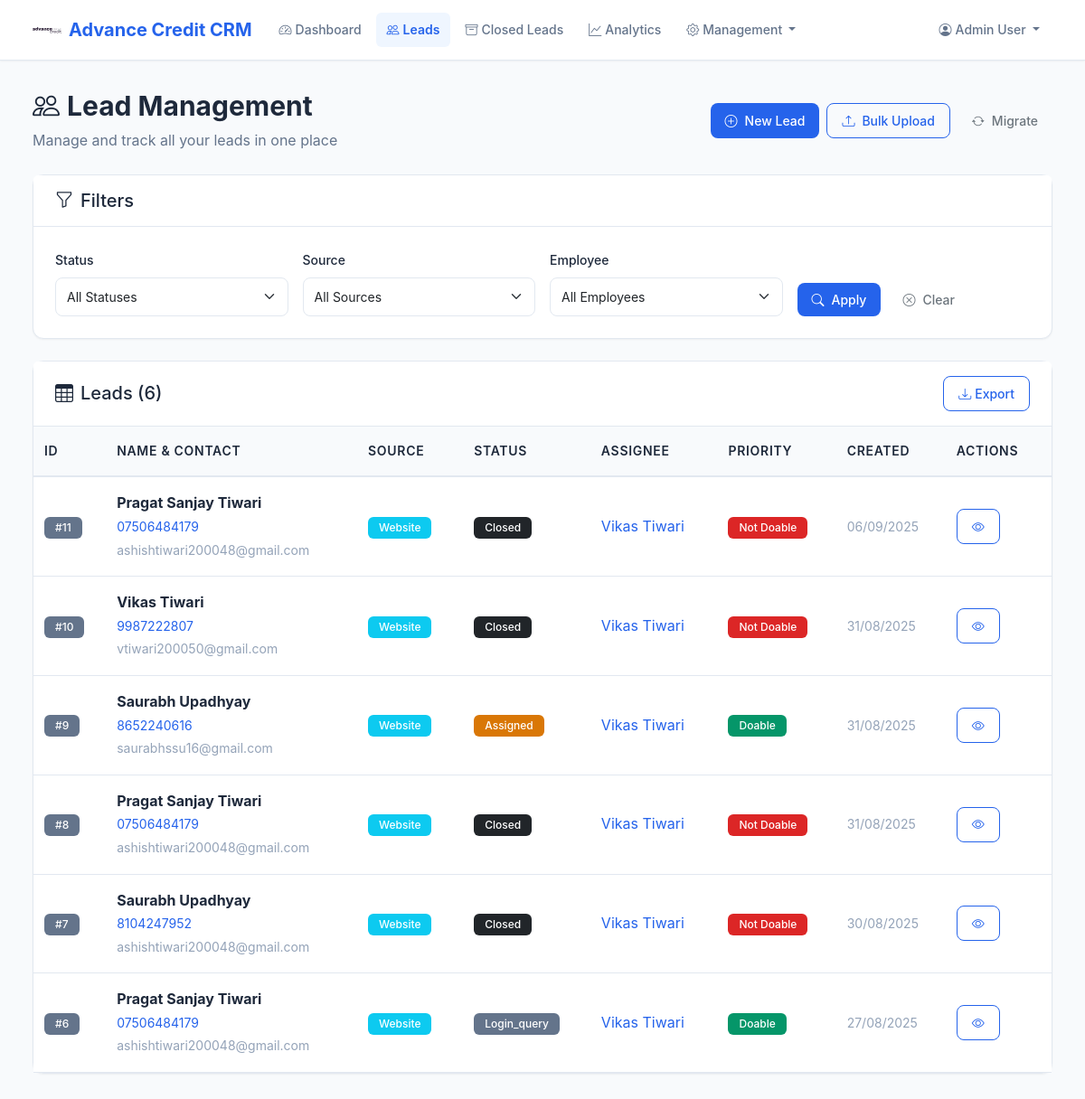
Screenshot of /crm/unified-leads (signed in) with the database file from the repository.
### src/shared/crm_models.py (models this page shows)
class User(CRMBase):
    __tablename__ = "users"
    user_id = Column(Integer, primary_key=True, index=True)
    name = Column(String(128), nullable=False)
    email = Column(String(128), unique=True, nullable=False)
    phone = Column(String(32), unique=True, nullable=False)
    password_hash = Column(String(128), nullable=False)
    role = Column(String(32), default="employee")  # 'employee', 'manager', 'admin'
    is_active = Column(Boolean, default=True)
    created_at = Column(DateTime, server_default=func.now())
    employee = relationship("Employee", back_populates="user", uselist=False)

class LeadAssignment(CRMBase):
    __tablename__ = "lead_assignments"
    assignment_id = Column(Integer, primary_key=True, index=True)
    lead_id = Column(Integer, ForeignKey("leads.lead_id"), nullable=False)  # Updated to reference unified Lead
    employee_id = Column(Integer, ForeignKey("employees.employee_id"), nullable=False)
    assigned_at = Column(DateTime, server_default=func.now())
    notes = Column(Text)
    status = Column(String(32), default="assigned")  # 'assigned', 'pd', 'login', 'login_query', 'underwriter', 'approved', 'rejected', 'closed', 'disbursed'
    is_doable = Column(Boolean, default=True)  # Flag to mark if lead is doable or not
    last_updated = Column(DateTime, server_default=func.now(), onupdate=func.now())
    assigned_by = Column(Integer, ForeignKey("employees.employee_id"), nullable=True)  # Who assigned this lead
    pd_loan_amount = Column(Float, nullable=True)  # Loan amount captured during PD stage
    approved_loan_amount = Column(Float, nullable=True)  # Loan amount when approved
    close_type = Column(String(32), nullable=True)  # 'approved', 'rejected', 'not_doable' - reason for closure
    lead = relationship("Lead", back_populates="assignments")
    employee = relationship("Employee", back_populates="assigned_leads", foreign_keys=[employee_id])
    assigned_by_employee = relationship("Employee", foreign_keys=[assigned_by])
    comments = relationship("LeadComment", back_populates="assignment", cascade="all, delete-orphan")
    disbursements = relationship("Disbursement", back_populates="assignment", cascade="all, delete-orphan")

### src/main_app/models.py (models this page shows)
class Lead(CRMBase):
    __tablename__ = "leads"
    id = Column(Integer, primary_key=True, index=True)
    name = Column(String(128), nullable=False)
    contact = Column(String(64), nullable=False)
    email = Column(String(128))
    message = Column(Text)
    source = Column(String(32))  # 'contact' or 'apply' or 'debt'
    lead_type = Column(String(64))  # 'general contact us', 'applied for loan', 'priority action required'
    created_at = Column(DateTime, server_default=func.now())

### src/crm/routes.py (the view)
@router.get("/unified-leads", response_class=HTMLResponse)
def unified_leads_list(request: Request, db: Session = Depends(get_db)):
    if not request.session.get("user_id"):
        return RedirectResponse("/crm/login", status_code=status.HTTP_302_FOUND)
    user_role = request.session.get("user_role")
    current_employee = get_current_employee(request, db)
    status_filter = request.query_params.get("status", "")
    source_filter = request.query_params.get("source", "")
    employee_filter = request.query_params.get("employee", "")
    filters = {}
    if status_filter:
        filters['status'] = status_filter
    if source_filter:
        filters['source'] = source_filter
    if employee_filter and user_role in ["admin", "manager"]:
        filters['employee_id'] = int(employee_filter)
    elif user_role == "employee" and current_employee:
        filters['employee_id'] = current_employee.employee_id
    leads = LeadService.get_all_leads(db, filters)
    for lead in leads:
        assignment = db.query(LeadAssignment).filter(LeadAssignment.lead_id == lead.lead_id).first()
        if assignment:
            lead.assignment = assignment
            employee = db.query(Employee).filter(Employee.employee_id == assignment.employee_id).first()
            if employee:
                user = db.query(User).filter(User.user_id == employee.user_id).first()
                lead.assignee_name = user.name if user else "Unknown"
            else:
                lead.assignee_name = "Unknown"
        else:
            lead.assignment = None
            lead.assignee_name = None
    employees = []
    if user_role in ["admin", "manager"]:
        employees = db.query(Employee).join(User).filter(Employee.is_active == True).all()
    return templates.TemplateResponse("unified_leads.html", {
        "request": request,
        "leads": leads,
        "employees": employees,
        "statuses": LeadService.LEAD_STATUSES,
        "current_filters": {
            "status": status_filter,
            "source": source_filter,
            "employee": employee_filter
        }
    })

### src/crm/templates/unified_leads.html (shortened to what this page needs)
{% extends "base.html" %}
{% block content %}
<div class="container-fluid">
    <div class="d-flex justify-content-between align-items-center mb-4">
        <div>
            <h1 class="page-title">
                <i class="bi bi-people me-2"></i>Lead Management
            </h1>
            <p class="page-subtitle">Manage and track all your leads in one place</p>
        </div>
        <div class="d-flex gap-2">
            <button class="btn btn-primary" data-bs-toggle="modal" data-bs-target="#createLeadModal">
                <i class="bi bi-plus-circle me-2"></i>New Lead
            </button>
            <button class="btn btn-outline-primary" data-bs-toggle="modal" data-bs-target="#bulkUploadModal">
                <i class="bi bi-upload me-2"></i>Bulk Upload
            </button>
            {% if request.session.get('user_role') == 'admin' %}
            <button class="btn btn-outline-secondary" onclick="migrateLeads()">
                <i class="bi bi-arrow-repeat me-2"></i>Migrate
            </button>
            {% endif %}
        </div>
    </div>
    <div class="card mb-4">
        <div class="card-header">
            <h5 class="mb-0">
                <i class="bi bi-funnel me-2"></i>Filters
            </h5>
        </div>
        <div class="card-body">
            <form method="GET" class="row g-3">
                <div class="col-md-3">
                    <label class="form-label">Status</label>
                    <select name="status" class="form-select">
                        <option value="">All Statuses</option>
                    </select>
                </div>
                <div class="col-md-3">
                    <label class="form-label">Source</label>
                    <select name="source" class="form-select">
                        <option value="">All Sources</option>
                    </select>
                </div>
                {% if request.session.get('user_role') in ['admin', 'manager'] %}
                <div class="col-md-3">
                    <label class="form-label">Employee</label>
                    <select name="employee" class="form-select">
                        <option value="">All Employees</option>
                    </select>
                </div>
                {% endif %}
                <div class="col-md-3 d-flex align-items-end">
                    <button type="submit" class="btn btn-primary me-2">
                        <i class="bi bi-search me-2"></i>Apply
                    </button>
                    <a href="/crm/unified-leads" class="btn btn-outline-secondary">
                        <i class="bi bi-x-circle me-2"></i>Clear
                    </a>
                </div>
            </form>
        </div>
    </div>
    <div class="card">
        <div class="card-header d-flex justify-content-between align-items-center">
            <h5 class="mb-0">
                <i class="bi bi-table me-2"></i>Leads ({{ leads|length }})
            </h5>
            <div class="d-flex gap-2">
                <button class="btn btn-sm btn-outline-primary" onclick="exportLeads()">
                    <i class="bi bi-download me-1"></i>Export
                </button>
            </div>
        </div>
        <div class="card-body p-0">
            <div class="table-responsive">
                <table class="table table-hover mb-0">
                    <thead>
                        <tr>
                            <th style="width: 60px;">ID</th>
                            <th style="width: 200px;">Name & Contact</th>
                            <th style="width: 100px;">Source</th>
                            <th style="width: 120px;">Status</th>
                            <th style="width: 120px;">Assignee</th>
                            <th style="width: 100px;">Priority</th>
                            <th style="width: 100px;">Created</th>
                            <th style="width: 100px;">Actions</th>
                        </tr>
                    </thead>
                    <tbody>
                        {% for lead in leads %}
                        <tr data-lead-id="{{ lead.lead_id }}" {% if lead.assignment %}data-assignment-id="{{ lead.assignment.assignment_id }}" data-assignment-status="{{ lead.assignment.status }}"{% endif %}>
                            <td>
                                <span class="badge bg-secondary">#{{ lead.lead_id }}</span>
                            </td>
                            <td>
                                <div>
                                    <strong>{{ lead.name }}</strong>
                                    <br><small class="text-primary">{{ lead.contact }}</small>
                                    {% if lead.email %}
                                    <br><small class="text-muted">{{ lead.email }}</small>
                                    {% endif %}
                                </div>
                            </td>
                            <td>
                                <span class="badge bg-info">{{ lead.source|title }}</span>
                            </td>
                            <td>
                                {% if lead.assignment %}
                                    {% set status_colors = {
                                        'assigned': 'bg-warning',
                                        'pd': 'bg-info',
                                        'login': 'bg-primary',
                                        'login_query': 'bg-secondary',
                                        'approved': 'bg-success',
                                        'disbursed': 'bg-success',
                                        'closed': 'bg-dark',
                                        'rejected': 'bg-danger'
                                    } %}
                                    <span class="badge {{ status_colors.get(lead.assignment.status, 'bg-secondary') }}">
                                        {{ statuses.get(lead.assignment.status, lead.assignment.status|title) }}
                                    </span>
                                {% else %}
                                    <span class="badge bg-light text-dark">Unassigned</span>
                                {% endif %}
                            </td>
                            <td>
                                {% if lead.assignment and lead.assignment.employee %}
                                    <span class="text-primary">{{ lead.assignment.employee.user.name }}</span>
                                {% else %}
                                    <span class="text-muted">-</span>
                                {% endif %}
                            </td>
                            <td>
                                {% if lead.assignment %}
                                    {% if lead.assignment.is_doable %}
                                        <span class="badge bg-success">Doable</span>
                                    {% else %}
                                        <span class="badge bg-danger">Not Doable</span>
                                    {% endif %}
                                {% else %}
                                    <span class="text-muted">-</span>
                                {% endif %}
                            </td>
                            <td>
                                <small class="text-muted">{{ lead.created_at.strftime('%d/%m/%Y') }}</small>
                            </td>
                            <td>
                                <div class="btn-group" role="group">
                                    <a href="/crm/unified-leads/{{ lead.lead_id }}" class="btn btn-sm btn-outline-primary" title="View Details">
                                        <i class="bi bi-eye"></i>
                                    </a>
                                </div>
                            </td>
                        </tr>
                        {% endfor %}
                    </tbody>
                </table>
            </div>
        </div>
    </div>
</div>
{% endblock %}

### src/crm/templates/base.html (shortened to what this page needs)
<!DOCTYPE html>
<html lang="en">
<head>
    <link href="https://cdn.jsdelivr.net/npm/bootstrap@5.3.0/dist/css/bootstrap.min.css" rel="stylesheet">
    <link href="https://cdn.jsdelivr.net/npm/bootstrap-icons@1.10.0/font/bootstrap-icons.css" rel="stylesheet">
</head>
<body>
    <nav class="navbar navbar-expand-lg">
        <div class="container-fluid">
            <a class="navbar-brand" href="/crm/dashboard">
                <img src="/crm/static/ac-logo-1.svg" alt="Advance Credit">
                Advance Credit CRM
            </a>
            <div class="collapse navbar-collapse" id="navbarNav">
                <ul class="navbar-nav me-auto">
                    <li class="nav-item">
                        <a class="nav-link {% if request.url.path == '/crm/dashboard' %}active{% endif %}" href="/crm/dashboard">
                            <i class="bi bi-speedometer2 me-1"></i>Dashboard
                        </a>
                    </li>
                    <li class="nav-item">
                        <a class="nav-link {% if request.url.path == '/crm/unified-leads' %}active{% endif %}" href="/crm/unified-leads">
                            <i class="bi bi-people me-1"></i>Leads
                        </a>
                    </li>
                    <li class="nav-item">
                        <a class="nav-link {% if request.url.path == '/crm/close-leads' %}active{% endif %}" href="/crm/close-leads">
                            <i class="bi bi-archive me-1"></i>Closed Leads
                        </a>
                    </li>
                    <li class="nav-item">
                        <a class="nav-link {% if request.url.path == '/crm/analytics' %}active{% endif %}" href="/crm/analytics">
                            <i class="bi bi-graph-up me-1"></i>Analytics
                        </a>
                    </li>
                    {% if request.session.get('user_role') in ['admin', 'manager'] %}
                    <li class="nav-item dropdown">
                        <a class="nav-link dropdown-toggle" href="#" role="button" data-bs-toggle="dropdown">
                            <i class="bi bi-gear me-1"></i>Management
                        </a>
                    </li>
                    {% endif %}
                </ul>
                <ul class="navbar-nav">
                    <li class="nav-item dropdown">
                        <a class="nav-link dropdown-toggle" href="#" role="button" data-bs-toggle="dropdown">
                            <i class="bi bi-person-circle me-1"></i>{{ request.session.get('user_name', 'User') }}
                        </a>
                    </li>
                </ul>
            </div>
        </div>
    </nav>
    <main class="main-content">
        {% block content %}{% endblock %}
    </main>
</body>
</html>

### rows the page displays
User: session.get "Admin User"
Lead: lead_id "11", name "Pragat Sanjay Tiwari", contact "07506484179", email "ashishtiwari200048@gmail.com", source "Website", assignment.employee.user.name "Vikas Tiwari", shows "Not Doable", created_at "06/09/2025"
LeadAssignment: get "Closed"
Lead: lead_id "10", name "Vikas Tiwari", contact "9987222807", email "vtiwari200050@gmail.com", source "Website", assignment.employee.user.name "Vikas Tiwari", shows "Not Doable", created_at "31/08/2025"
LeadAssignment: get "Closed"
Lead: lead_id "9", name "Saurabh Upadhyay", contact "8652240616", email "saurabhssu16@gmail.com", source "Website", assignment.employee.user.name "Vikas Tiwari", shows "Doable", created_at "31/08/2025"
LeadAssignment: get "Assigned"
Lead: lead_id "8", name "Pragat Sanjay Tiwari", contact "07506484179", email "ashishtiwari200048@gmail.com", source "Website", assignment.employee.user.name "Vikas Tiwari", shows "Not Doable", created_at "31/08/2025"
LeadAssignment: get "Closed"
Lead: lead_id "7", name "Saurabh Upadhyay", contact "8104247952", email "ashishtiwari200048@gmail.com", source "Website", assignment.employee.user.name "Vikas Tiwari", shows "Not Doable", created_at "30/08/2025"
LeadAssignment: get "Closed"
Lead: lead_id "6", name "Pragat Sanjay Tiwari", contact "07506484179", email "ashishtiwari200048@gmail.com", source "Website", assignment.employee.user.name "Vikas Tiwari", shows "Doable", created_at "27/08/2025"
LeadAssignment: get "Login_query"

### other values shown
{{ leads|length }} "6"
